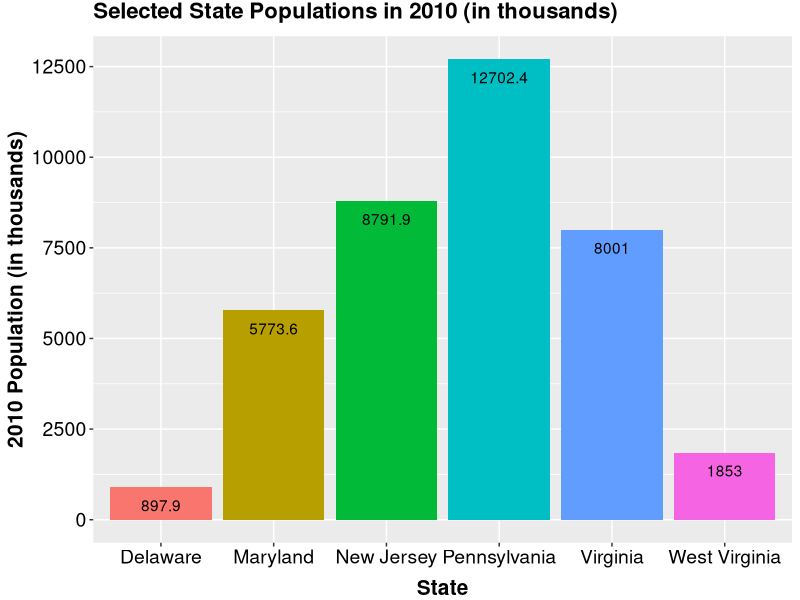

Reproduce this figure in R.
# This script creates a bar graph using (a subset of) 'census_data.csv'.

# A description of 'census_data.csv' can be found in 'census_data_scrape_and_process.R'.
# To avoid an overwhelming plot, I will be using a subset of 'census_data.csv' consisting of
# observations for 6 states (Delaware, Maryland, New Jersey, Pennsylvania, Virginia, 
# and West Virginia) in 2010.

# Load packages.
library(data.table)
library(ggplot2)

# Load data.
census_data = data.table(read.csv('census_data.csv', 
                                  header = T, 
                                  stringsAsFactors = F, 
                                  check.names = F))

#####
# SUBSET/PROCESS DATA.

  # Specify states of interest.
  states = c('Delaware', 'Maryland', 'New Jersey', 'Pennsylvania', 
             'Virginia', 'West Virginia')
  
  # Create data subset (specified above).
  census_subset = census_data[Name %in% states, .(Name, `2010`)]
  
  # Divide population values by 1000 for easier graph viewing.
  census_subset$`2010` = census_subset$`2010` / 1000

#####  
# Plot data.
ggplot(data = census_subset, 
       aes(x = Name, 
           y = `2010`, 
           fill = Name)) + 
  geom_bar(stat = 'identity') + 
  theme(legend.position = 'none') + 
  scale_y_continuous(breaks = seq(0, 12500, 2500)) +
  geom_text(aes(label = round(`2010`, 1)), 
            vjust = 2) +
  theme(axis.text.x = element_text(color = 'black', 
                                   size = 14), 
        axis.text.y = element_text(color= 'black', 
                                   size = 14),
        axis.title.x = element_text(face = 'bold', 
                                    size = 15, 
                                    vjust = -0.5),
        axis.title.y = element_text(face = 'bold',
                                    size = 15),
        plot.title = element_text(face = 'bold', 
                                  size = 16, 
                                  vjust = 2)) +
  ggtitle('Selected State Populations in 2010 (in thousands)') + 
  xlab('State') + 
  ylab('2010 Population (in thousands)')
